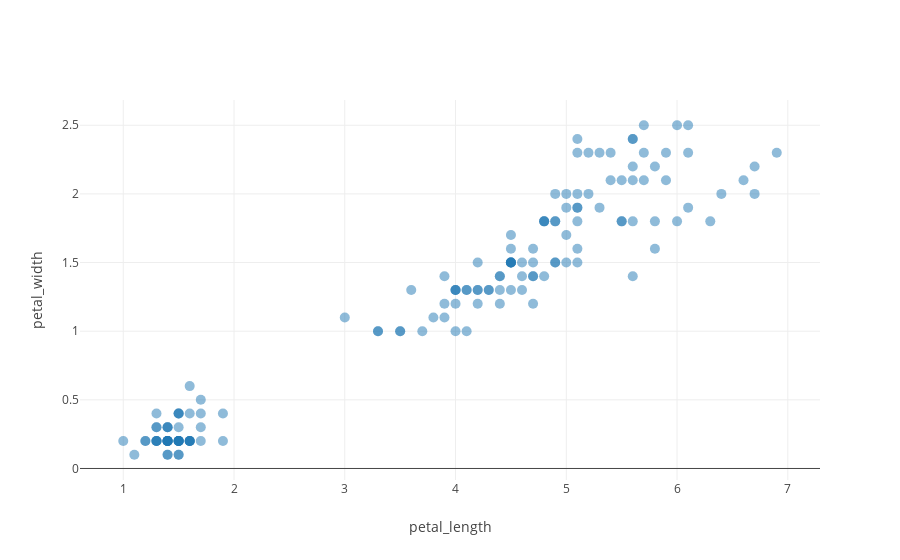

This figure's notebook cell:
### Code cell
fig = plot_any(x, y)
display(HTML('<figcaption> Plotly graph </figcaption>'))
plotly.offline.iplot(fig);

### Figure 1 — Plotly figure (JSON) as saved in the notebook; plotly's stock layout.template omitted (floating-point values rounded to 4 significant figures; data arrays with more than 128 entries replaced by an {"elided": "..."} marker saying what was removed)
{"data": [{"marker": {"opacity": 0.5, "size": 10}, "mode": "markers", "type": "scatter", "uid": "bec9e165-af7d-48e9-8859-d75cb4c6f57e", "x": {"elided": "150 float values"}, "y": {"elided": "150 float values"}}], "layout": {"xaxis": {"title": {"text": "petal_length"}}, "yaxis": {"title": {"text": "petal_width"}}}}
